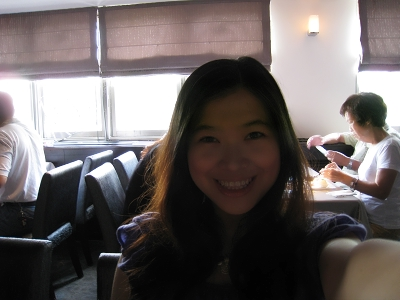
%> input picture testImg/testImg4.jpg, 400 x 300 px
$ octave histogram_equalization.m   (GNU Octave 9; MATLAB toolbox functions it lacks are replaced by stand-ins)
%> lines starting %> are read from the running program, lines starting %| are printed output that depends on the picture
img = imread('./testImg/testImg4.jpg');
%> img is the input picture: size 300x400x3 uint8; mean R, G, B 106.1, 98.9, 97.8
imgYIQ = rgb2ntsc(img);
%> imgYIQ: size 300x400x3 double; mean of channels 1, 2, 3 0.396, 0.0182, 0.00473
imgYIQ(:,:,1) = histeq(imgYIQ(:,:,1));
%> imgYIQ: size 300x400x3 double; mean of channels 1, 2, 3 0.498, 0.0182, 0.00473
result = ntsc2rgb(imgYIQ);
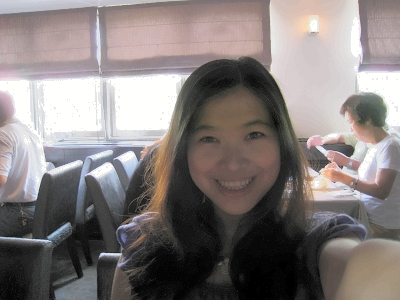
%> result: size 300x400x3 double; mean R, G, B 0.518, 0.49, 0.486
figure(1)
title('histogram equalization');
imshow(result);
figure(2)
imhist(imgYIQ(:,:,1));
title('histogram');
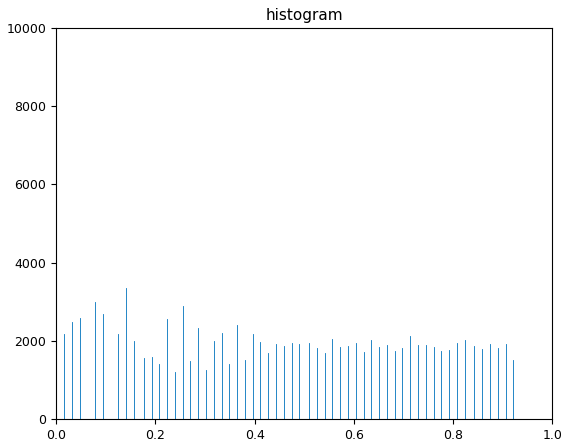
%> figure redrawn from the program's plot data; highest point at x = 1, y = 8849

$ run again, with testImg/testImg10.jpg copied over testImg/testImg4.jpg
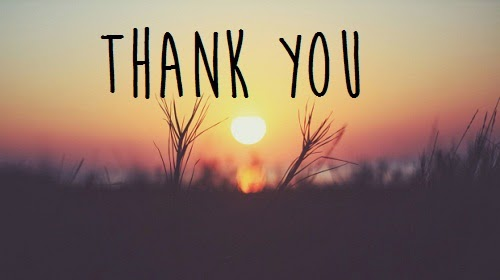
%> input picture testImg/testImg10.jpg, 500 x 280 px
%> img is the input picture: size 280x500x3 uint8; mean R, G, B 139.9, 116.3, 100.4
%> `result = ntsc2rgb(imgYIQ);`:
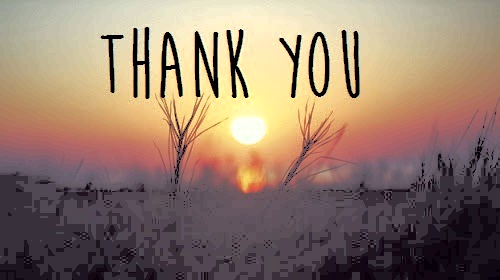
%> result: size 280x500x3 double; mean R, G, B 0.575, 0.483, 0.421
%> `title('histogram');`:
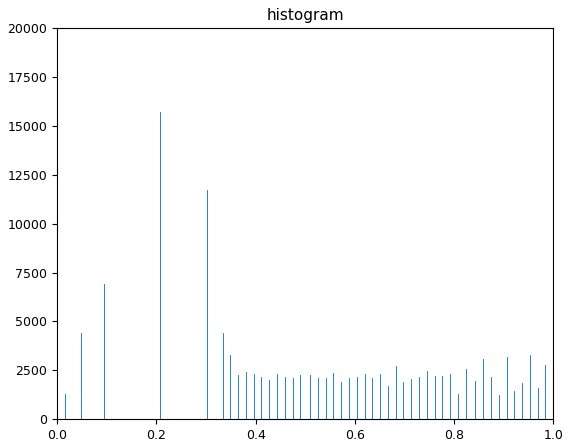
%> figure redrawn from the program's plot data; highest point at x = 0.208, y = 15683

$ run again, with testImg/testImg3.jpg copied over testImg/testImg4.jpg
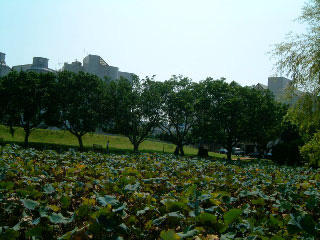
%> input picture testImg/testImg3.jpg, 320 x 240 px
%> img is the input picture: size 240x320x3 uint8; mean R, G, B 91.9, 109.6, 94.8
%> `result = ntsc2rgb(imgYIQ);`:
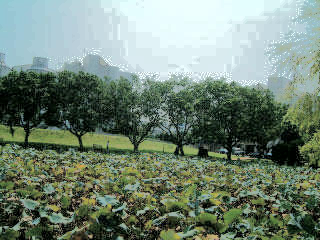
%> result: size 240x320x3 double; mean R, G, B 0.455, 0.525, 0.467
%> `title('histogram');`:
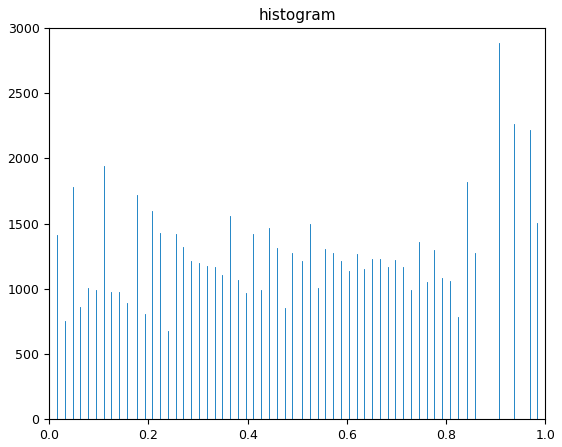
%> figure redrawn from the program's plot data; highest point at x = 0.906, y = 2882

$ run again, with testImg/testImg5.jpg copied over testImg/testImg4.jpg
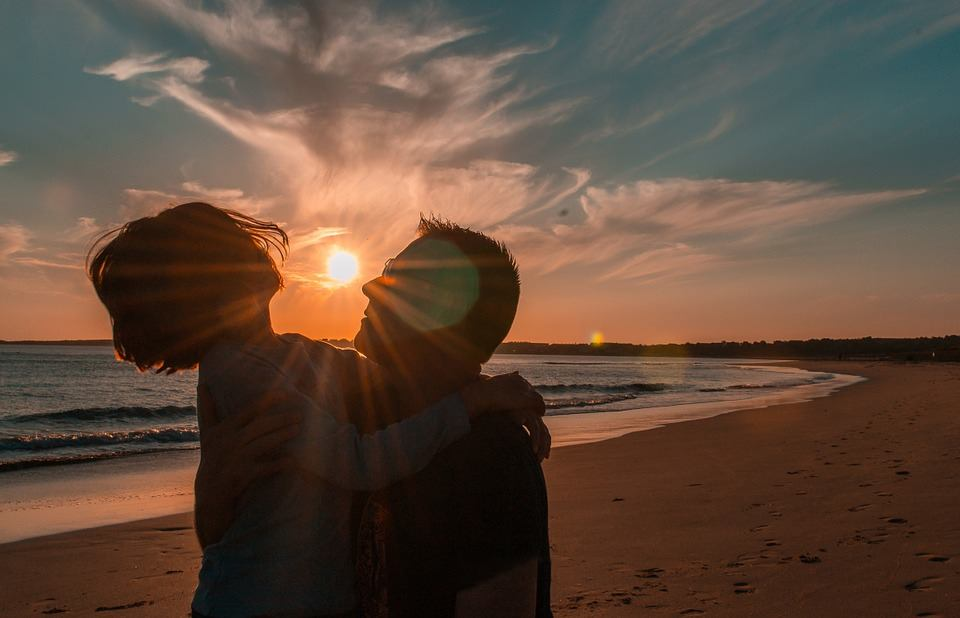
%> input picture testImg/testImg5.jpg, 960 x 618 px
%> img is the input picture: size 618x960x3 uint8; mean R, G, B 96.1, 74.9, 60.4
%> `result = ntsc2rgb(imgYIQ);`:
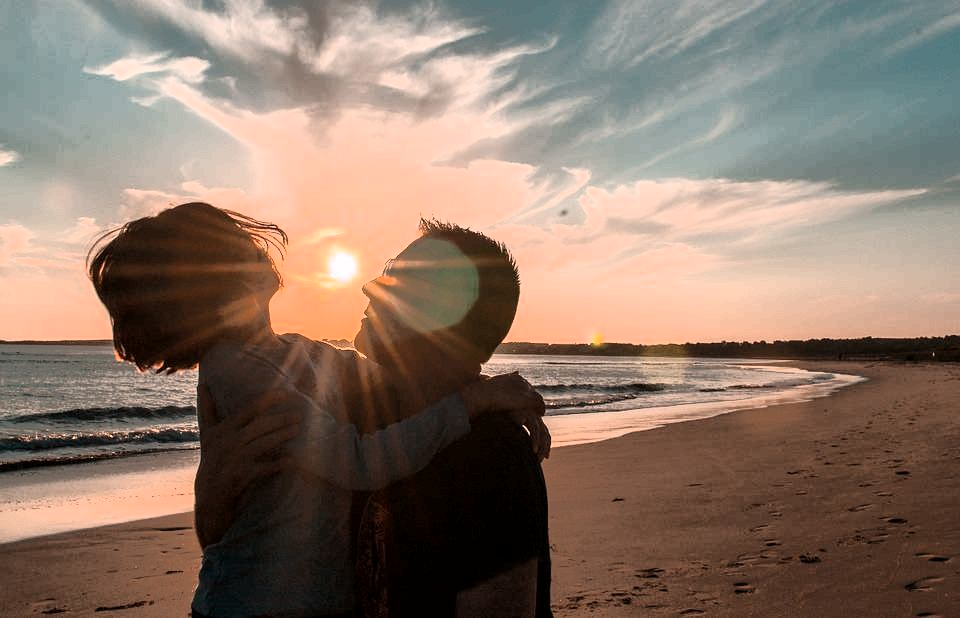
%> result: size 618x960x3 double; mean R, G, B 0.546, 0.466, 0.412
%> `title('histogram');`:
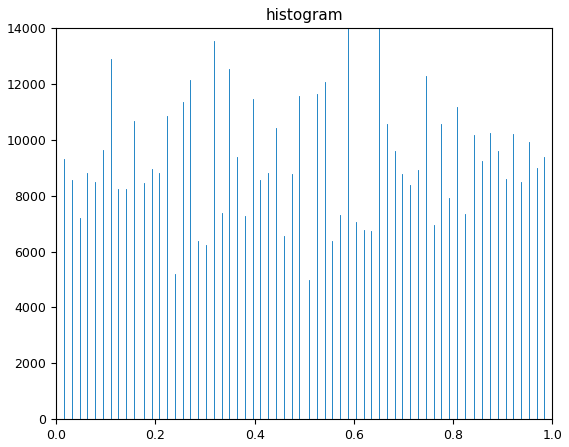
%> figure redrawn from the program's plot data; highest point at x = 0.588, y = 13999
